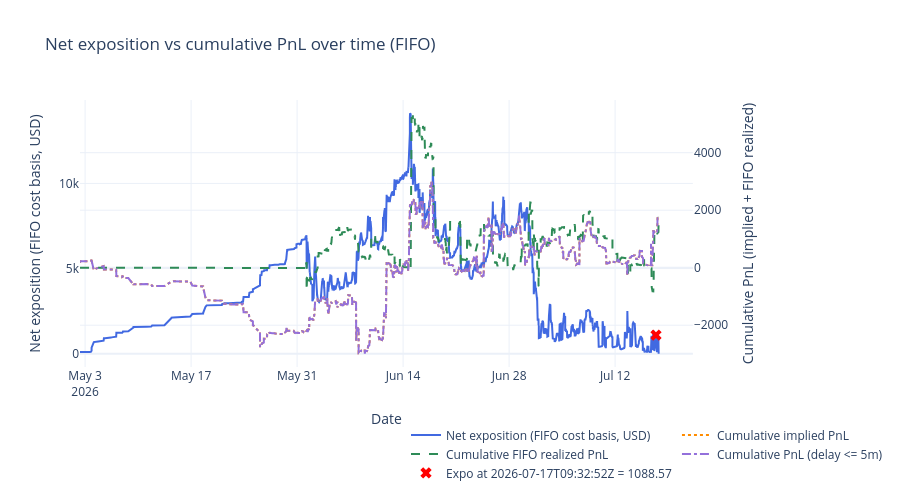

The notebook cell this image was saved under:
### Code cell
# Net exposition over time using FIFO cost basis, with resolution resets at lastTradeAt

# Optional: filter to specific contracts for investigation
# Set to None to compute over all contracts (default).
# Examples:
CONTRACT_FILTER = None # {'0xd86a816093fcd0a0e1ca440bc5ce199bd3c5a8d6139e044b076958164f8c5423'} 
FAST_DELAY_S = 300
TARGET_TS = "2026-07-17T09:32:52Z"

# Load summaries for resolution proxy
with open(BACKTEST_DIR / "summaries.json") as f:
    _summaries = pd.DataFrame(json.load(f))
_summaries['lastTradeAt'] = pd.to_datetime(_summaries['lastTradeAt'], format='mixed', utc=True)
_resolved_at = dict(zip(_summaries['conditionId'], _summaries['lastTradeAt']))

# Derive settlement price per (condition_id, token_id) from implied_pnl
# A single condition can have Yes/No tokens with opposite settlements (0 vs 1)
_settlement = {}
for (_cid, _tid), _fg in wallet_all.groupby(['condition_id', 'token_id']):
    _r = _fg.iloc[0]
    _s = _r['implied_pnl'] / _r['fill_quantity'] + _r['order_price'] if _r['order_side'] == 'BUY' else _r['order_price'] - _r['implied_pnl'] / _r['fill_quantity']
    _settlement[(_cid, _tid)] = round(_s)

# Per-contract FIFO exposure at each fill timestamp
expo_parts = []
for cid, grp in wallet_all.sort_values('dt').groupby('condition_id'):
    if CONTRACT_FILTER is not None and cid not in CONTRACT_FILTER:
        continue
    grp = grp.sort_values('dt')
    long_q = []
    short_q = []
    realized_pnl = 0.0
    buy_vol_acc = 0.0
    sell_vol_acc = 0.0
    rows = []
    for _, row in grp.iterrows():
        qty = row['fill_quantity']
        price = row['order_price']
        if row['order_side'] == 'BUY':
            buy_vol_acc += qty * price
            remaining = qty
            while remaining > 0 and short_q:
                avail, p, _tid_sq = short_q[0]
                match = min(remaining, avail)
                realized_pnl += match * (p - price)
                remaining -= match
                if match == avail:
                    short_q.pop(0)
                else:
                    short_q[0] = (avail - match, p, _tid_sq)
            if remaining > 0:
                long_q.append((remaining, price, row['token_id']))
        else:
            sell_vol_acc += qty * price
            remaining = qty
            while remaining > 0 and long_q:
                avail, p, _tid_lq = long_q[0]
                match = min(remaining, avail)
                realized_pnl += match * (price - p)
                remaining -= match
                if match == avail:
                    long_q.pop(0)
                else:
                    long_q[0] = (avail - match, p, _tid_lq)
            if remaining > 0:
                short_q.append((remaining, price, row['token_id']))

        exposure = sum(q * p for q, p, _ in long_q) + sum(q * p for q, p, _ in short_q)
        if exposure < 0:
            exposure = 0.0
        if cid in _resolved_at and row['dt'] >= _resolved_at[cid]:
            exposure = 0.0
        rows.append({'condition_id': cid, 'dt': row['dt'], 'exposition': exposure, 'cum_realized_pnl': realized_pnl})

    expo_parts.append(pd.DataFrame(rows))

    # Settle remaining position at resolution and reset exposition to 0
    if cid in _resolved_at:
        for q, p, tid in long_q:
            realized_pnl += q * (_settlement.get((cid, tid), 0.0) - p)
        for q, p, tid in short_q:
            realized_pnl += q * (p - _settlement.get((cid, tid), 0.0))
        expo_parts.append(pd.DataFrame([{'condition_id': cid, 'dt': _resolved_at[cid], 'exposition': 0.0, 'cum_realized_pnl': realized_pnl}]))

expo_all = pd.concat(expo_parts, ignore_index=True) if expo_parts else pd.DataFrame(
    columns=['condition_id', 'dt', 'exposition']
)

# Per-contract validation breakdown
if not expo_all.empty:
    _last_per_cid = expo_all.groupby('condition_id')['exposition'].last().reset_index()
    _last_per_cid.columns = ['condition_id', 'exposition']
    _active = _last_per_cid[_last_per_cid['exposition'] > 0].sort_values('exposition', ascending=False)
    print(f"=== Per-contract exposition breakdown{" (filtered)" if CONTRACT_FILTER is not None else ""} ===")
    print(_active.to_string(index=False))
    print(f"\nContracts with exposition > 0: {len(_active)}")
    print(f"Sum of per-contract exposition: {_active['exposition'].sum():.2f}")

# Aggregate across all contracts at each timestamp
# Forward-fill each contract's exposition then sum across contracts
# Each contract's exposition persists until its next fill or resolution
_expo_sorted = expo_all.sort_values(['condition_id', 'dt'])
_expo_sorted['_delta'] = _expo_sorted.groupby('condition_id')['exposition'].diff()
_first_idx = _expo_sorted.groupby('condition_id').head(1).index
_expo_sorted.loc[_first_idx, '_delta'] = _expo_sorted.loc[_first_idx, 'exposition']
ts = _expo_sorted.groupby('dt', as_index=False)['_delta'].sum().sort_values('dt')
ts['exposition'] = ts['_delta'].cumsum()
ts = ts.drop(columns=['_delta'])

# Aggregate FIFO realized PnL across contracts (same diff/cumsum pattern)
_expo_sorted['_rpnl_delta'] = _expo_sorted.groupby('condition_id')['cum_realized_pnl'].diff()
_expo_sorted.loc[_first_idx, '_rpnl_delta'] = _expo_sorted.loc[_first_idx, 'cum_realized_pnl']
_rpnl_ts = _expo_sorted.groupby('dt', as_index=False)['_rpnl_delta'].sum().sort_values('dt')
_rpnl_ts['cum_realized_pnl'] = _rpnl_ts['_rpnl_delta'].cumsum()
_rpnl_ts = _rpnl_ts.drop(columns=['_rpnl_delta'])
ts = ts.merge(_rpnl_ts[['dt', 'cum_realized_pnl']], on='dt', how='outer').sort_values('dt')
ts['exposition'] = ts['exposition'].ffill().fillna(0.0)
ts['cum_realized_pnl'] = ts['cum_realized_pnl'].ffill().fillna(0.0)

if not ts.empty:
    print(f"Aggregate exposition (from ts sum): {ts['exposition'].iloc[-1]:.2f}")
    print(f"Aggregate FIFO realized PnL: {ts['cum_realized_pnl'].iloc[-1]:.2f}")

# Cumulative PnL on secondary axis for comparison
_pnl_df = wallet_all if CONTRACT_FILTER is None else wallet_all[wallet_all['condition_id'].isin(CONTRACT_FILTER)]
pnl_ts = _pnl_df.groupby('dt', as_index=False)['implied_pnl'].sum().sort_values('dt')
pnl_ts['cum_pnl'] = pnl_ts['implied_pnl'].cumsum()

# Cumulative PnL for fills with <= 10 min delay
_fast_pnl_df = _pnl_df[_pnl_df['delay_s'] <= FAST_DELAY_S]
fast_pnl_ts = _fast_pnl_df.groupby('dt', as_index=False)['implied_pnl'].sum().sort_values('dt')
fast_pnl_ts['cum_pnl_fast'] = fast_pnl_ts['implied_pnl'].cumsum()

# Compute exact snapshot exposure at TARGET_TS for marker overlay
cutoff = pd.Timestamp(TARGET_TS, tz='UTC')
snap_df = wallet_all[wallet_all['dt'] <= cutoff].copy()
expo_parts_snap = []
for cid, grp in snap_df.sort_values('dt').groupby('condition_id'):
    if CONTRACT_FILTER is not None and cid not in CONTRACT_FILTER:
        continue
    if cid in _resolved_at and _resolved_at[cid] <= cutoff:
        continue
    long_q = []
    short_q = []
    realized_pnl = 0.0
    buy_vol = 0.0
    sell_vol = 0.0
    for _, row in grp.iterrows():
        qty = row['fill_quantity']
        price = row['order_price']
        if row['order_side'] == 'BUY':
            buy_vol += qty * price
            remaining = qty
            while remaining > 0 and short_q:
                avail, p, _tid_sq = short_q[0]
                match = min(remaining, avail)
                realized_pnl += match * (price - p)
                remaining -= match
                if match == avail:
                    short_q.pop(0)
                else:
                    short_q[0] = (avail - match, p, _tid_sq)
            if remaining > 0:
                long_q.append((remaining, price, row['token_id']))
        else:
            sell_vol += qty * price
            remaining = qty
            while remaining > 0 and long_q:
                avail, p, _tid_lq = long_q[0]
                match = min(remaining, avail)
                realized_pnl += match * (p - price)
                remaining -= match
                if match == avail:
                    long_q.pop(0)
                else:
                    long_q[0] = (avail - match, p, _tid_lq)
            if remaining > 0:
                short_q.append((remaining, price, row['token_id']))
    exposure = sum(q * p for q, p, _ in long_q) + sum(q * p for q, p, _ in short_q)
    if exposure < 0:
        exposure = 0.0
    expo_parts_snap.append(exposure)
snap = sum(expo_parts_snap)
ts = pd.concat([ts, pd.DataFrame([{'dt': cutoff, 'exposition': snap}])], ignore_index=True).sort_values('dt').drop_duplicates('dt')
ts['cum_realized_pnl'] = ts['cum_realized_pnl'].ffill().fillna(0.0)

# Clip to the fills period (extend end to include resolution timestamps)
fill_start = wallet_all['dt'].min()
fill_end = max(wallet_all['dt'].max(), max(_resolved_at.values()))
ts = ts[(ts['dt'] >= fill_start) & (ts['dt'] <= fill_end)]
pnl_ts = pnl_ts[(pnl_ts['dt'] >= fill_start) & (pnl_ts['dt'] <= fill_end)]
fast_pnl_ts = fast_pnl_ts[(fast_pnl_ts['dt'] >= fill_start) & (fast_pnl_ts['dt'] <= fill_end)]

fig_ntl = make_subplots(specs=[[{'secondary_y': True}]])

fig_ntl.add_trace(go.Scatter(
    x=ts['dt'], y=ts['exposition'],
    mode='lines', name='Net exposition (FIFO cost basis, USD)',
    line=dict(color='royalblue', width=2),
), secondary_y=False)

fig_ntl.add_trace(go.Scatter(
    x=pnl_ts['dt'], y=pnl_ts['cum_pnl'],
    mode='lines', name='Cumulative implied PnL',
    line=dict(color='darkorange', width=2, dash='dot'),
), secondary_y=True)

fig_ntl.add_trace(go.Scatter(
    x=ts['dt'], y=ts['cum_realized_pnl'],
    mode='lines', name='Cumulative FIFO realized PnL',
    line=dict(color='seagreen', width=2, dash='dash'),
), secondary_y=True)

fig_ntl.add_trace(go.Scatter(
    x=fast_pnl_ts['dt'], y=fast_pnl_ts['cum_pnl_fast'],
    mode='lines', name=f'Cumulative PnL (delay <= {FAST_DELAY_S // 60}m)',
    line=dict(color='mediumpurple', width=2, dash='dashdot'),
), secondary_y=True)

fig_ntl.add_trace(go.Scatter(
    x=[cutoff], y=[snap],
    mode='markers', name=f'Expo at {TARGET_TS} = {snap:.2f}',
    marker=dict(color='red', size=10, symbol='x'),
), secondary_y=False)

fig_ntl.update_layout(
    title='Net exposition vs cumulative PnL over time (FIFO)',
    template='plotly_white', height=500,
    legend=dict(x=0.5, y=-0.2, orientation='h'),
)
fig_ntl.update_xaxes(title='Date')
fig_ntl.update_yaxes(title='Net exposition (FIFO cost basis, USD)', secondary_y=False)
fig_ntl.update_yaxes(title='Cumulative PnL (implied + FIFO realized)', secondary_y=True)
fig_ntl.show()

### Figure 1 — Plotly figure (JSON) as saved in the notebook; plotly's stock layout.template omitted (floating-point values rounded to 4 significant figures; data arrays with more than 128 entries replaced by an {"elided": "..."} marker saying what was removed)
{"data": [{"line": {"color": "royalblue", "width": 2}, "mode": "lines", "name": "Net exposition (FIFO cost basis, USD)", "type": "scatter", "x": {"elided": "9279 str values"}, "xaxis": "x", "y": {"elided": "9279 float values"}, "yaxis": "y"}, {"line": {"color": "darkorange", "dash": "dot", "width": 2}, "mode": "lines", "name": "Cumulative implied PnL", "type": "scatter", "x": {"elided": "7506 str values"}, "xaxis": "x", "y": {"elided": "7506 float values"}, "yaxis": "y2"}, {"line": {"color": "seagreen", "dash": "dash", "width": 2}, "mode": "lines", "name": "Cumulative FIFO realized PnL", "type": "scatter", "x": {"elided": "9279 str values"}, "xaxis": "x", "y": {"elided": "9279 float values"}, "yaxis": "y2"}, {"line": {"color": "mediumpurple", "dash": "dashdot", "width": 2}, "mode": "lines", "name": "Cumulative PnL (delay <= 5m)", "type": "scatter", "x": {"elided": "7506 str values"}, "xaxis": "x", "y": {"elided": "7506 float values"}, "yaxis": "y2"}, {"marker": {"color": "red", "size": 10, "symbol": "x"}, "mode": "markers", "name": "Expo at 2026-07-17T09:32:52Z = 1088.57", "type": "scatter", "x": ["2026-07-17T09:32:52+00:00"], "xaxis": "x", "y": [1089.0], "yaxis": "y"}], "layout": {"height": 500, "legend": {"orientation": "h", "x": 0.5, "y": -0.2}, "title": {"text": "Net exposition vs cumulative PnL over time (FIFO)"}, "xaxis": {"anchor": "y", "domain": [0, 0.94], "title": {"text": "Date"}}, "yaxis": {"anchor": "x", "domain": [0, 1], "title": {"text": "Net exposition (FIFO cost basis, USD)"}}, "yaxis2": {"anchor": "x", "overlaying": "y", "side": "right", "title": {"text": "Cumulative PnL (implied + FIFO realized)"}}}}
